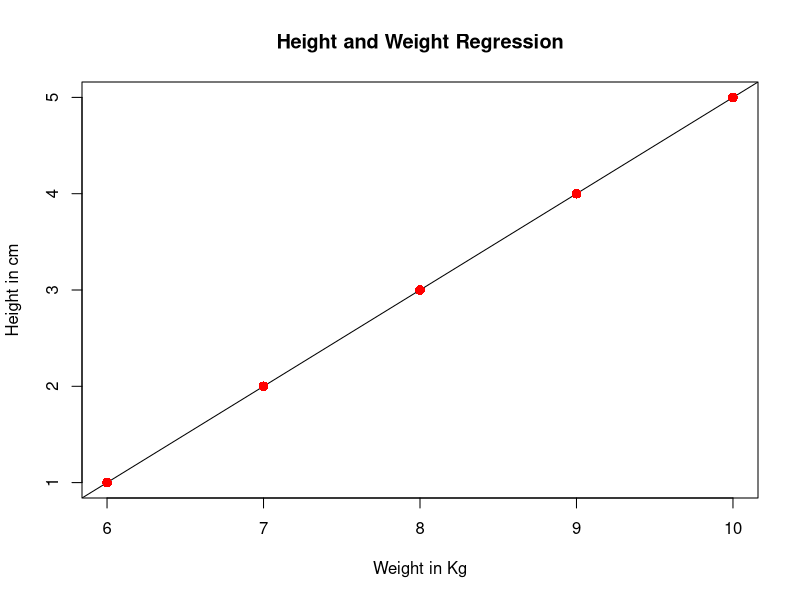

Here is the R script that generated this plot: (Note: this script raises an error after producing the figure.)
x = c(1,2,3,4,5)
y = c(6,7,8,9,10)
relation = lm(y~x)
print(summary(relation))
a = data.frame(x=170)
result = predict(relation,a )
print(result)
png(file = "linear_regression.png")
plot(y,x,col="red",main = "Height and Weight Regression",abline(lm(x~y)),cex =
       1.3,pch = 16,xlab = "Weight in Kg",ylab = "Height in cm")
d